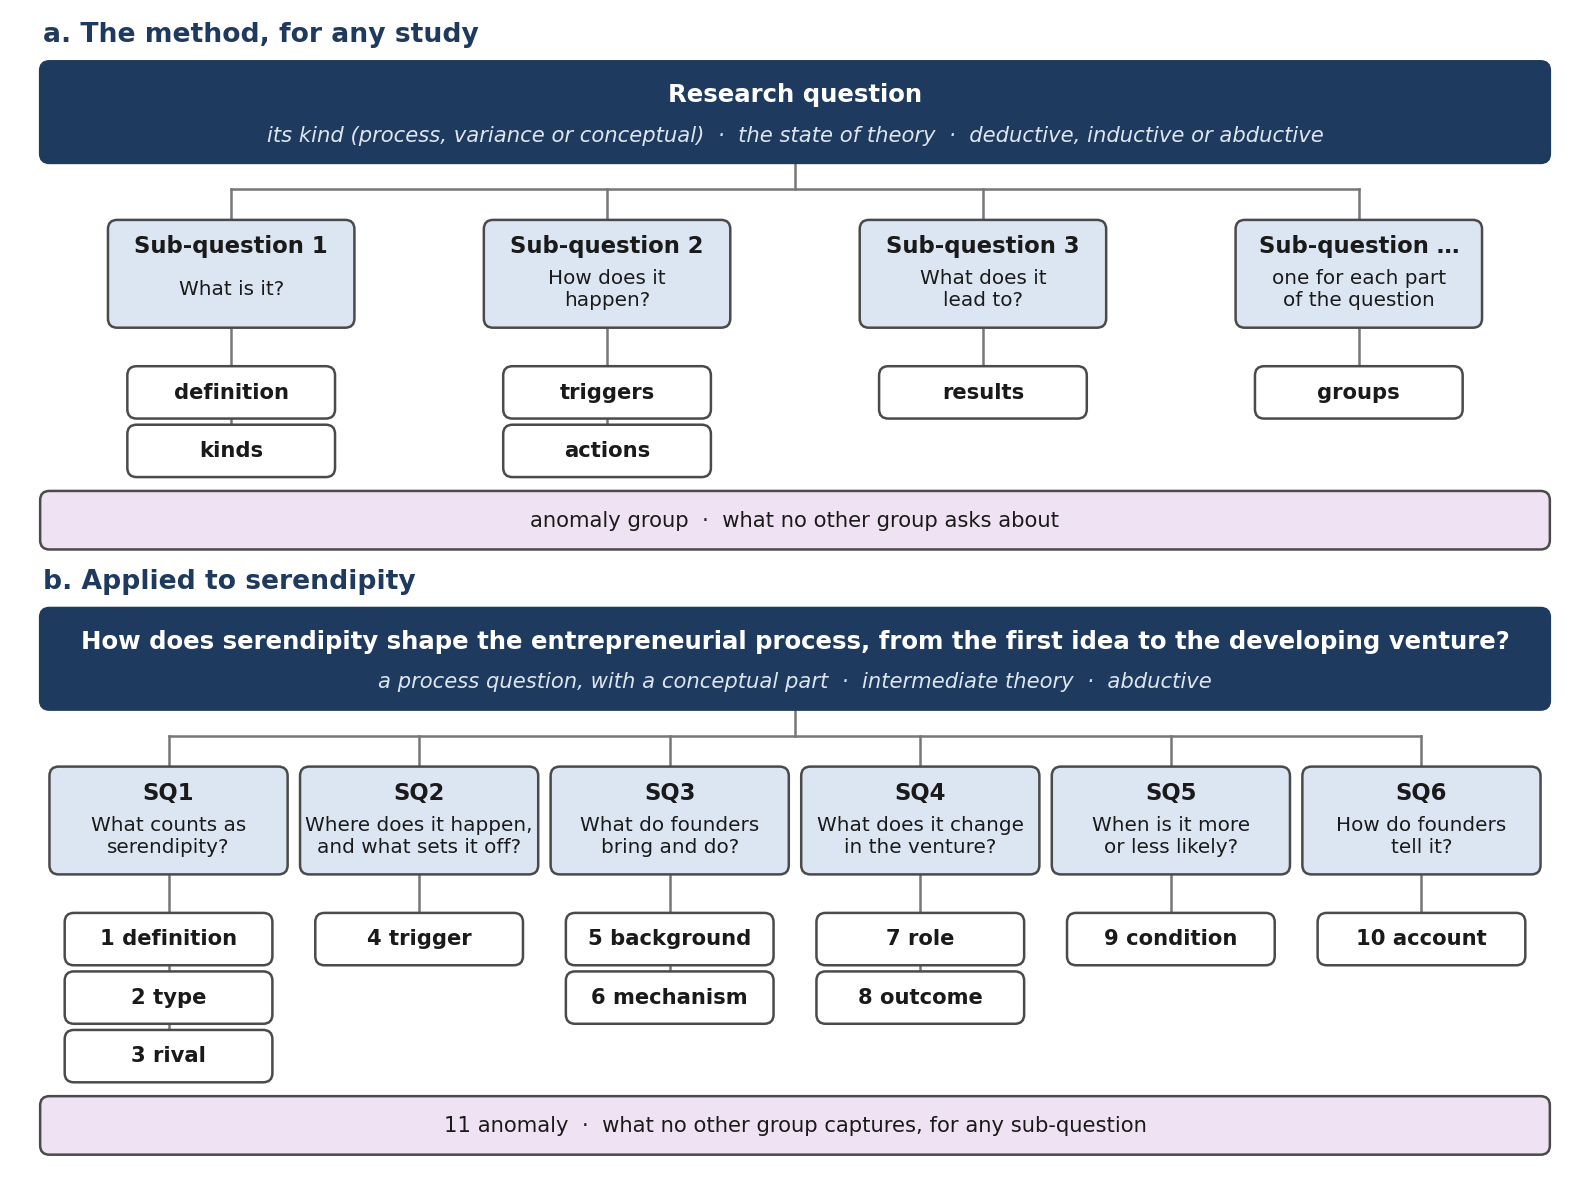

Python code for this plot:
"""Draw Stage 1: from a research question to sub-questions to analysis groups.

Usage: python tree.py tree.png   (needs matplotlib)
Panel a is the general method; panel b is the same method applied to serendipity.
"""
import sys

import matplotlib
matplotlib.use("Agg")
import matplotlib.pyplot as plt
from matplotlib.patches import FancyBboxPatch

OUT = sys.argv[1]
INK, EDGE, NAVY = "#1A1A1A", "#4A4A4A", "#1F3A5F"
SQFILL, GFILL, MISFILL = "#DCE6F2", "#FFFFFF", "#EFE3F3"

fig, ax = plt.subplots(figsize=(10, 7.45))
ax.set_xlim(0, 10); ax.set_ylim(0.1, 7.55); ax.axis("off")


def box(cx, cy, w, h, fill, text, fs, color=INK, weight="normal", ec=EDGE, style="normal"):
    ax.add_patch(FancyBboxPatch((cx - w / 2, cy - h / 2), w, h, boxstyle="round,pad=0.02,rounding_size=0.06",
                                fc=fill, ec=ec, lw=0.9))
    ax.text(cx, cy, text, ha="center", va="center", fontsize=fs, color=color, weight=weight, style=style)


def line(x0, y0, x1, y1):
    ax.plot([x0, x1], [y0, y1], color="#777777", lw=0.9, zorder=0)


def tree(top, question, note, sqs, anomaly, label):
    """One panel. top is the y of the question box; sqs is [(code, question, [groups])]."""
    ax.text(0.15, top + 0.5, label, ha="left", va="center", fontsize=9.6, weight="bold", color=NAVY)
    box(5, top, 9.7, 0.62, NAVY, "", 9, ec=NAVY)
    ax.text(5, top + 0.11, question, ha="center", va="center", fontsize=8.8, color="white", weight="bold")
    ax.text(5, top - 0.15, note, ha="center", va="center", fontsize=7.6, color="#DDE5EF", style="italic")
    n = len(sqs)
    step = 9.7 / n
    xs = [0.15 + step * (i + 0.5) for i in range(n)]
    w = min(1.55, step - 0.12)
    ysq, yg = top - 1.05, top - 1.82
    yl = top - 0.5
    line(xs[0], yl, xs[-1], yl); line(5, top - 0.31, 5, yl)
    deepest = yg
    for x, (code, q, groups) in zip(xs, sqs):
        line(x, yl, x, ysq + 0.33)
        box(x, ysq, w, 0.66, SQFILL, "", 8)
        ax.text(x, ysq + 0.18, code, ha="center", va="center", fontsize=8.2, weight="bold", color=INK)
        ax.text(x, ysq - 0.1, q, ha="center", va="center", fontsize=7.2, color=INK)
        last = yg - 0.38 * (len(groups) - 1)
        line(x, ysq - 0.33, x, last)
        for k, g in enumerate(groups):
            box(x, yg - 0.38 * k, min(1.3, w - 0.1), 0.3, GFILL, g, 7.6, weight="bold")
        deepest = min(deepest, last)
    ym = deepest - 0.45
    box(5, ym, 9.7, 0.34, MISFILL, anomaly, 7.6)
    return ym


# a. the general method
tree(6.95, "Research question",
     "its kind (process, variance or conceptual)  ·  the state of theory  ·  deductive, inductive or abductive",
     [("Sub-question 1", "What is it?", ["definition", "kinds"]),
      ("Sub-question 2", "How does it\nhappen?", ["triggers", "actions"]),
      ("Sub-question 3", "What does it\nlead to?", ["results"]),
      ("Sub-question …", "one for each part\nof the question", ["groups"])],
     "anomaly group  ·  what no other group asks about", "a. The method, for any study")

# b. applied to serendipity
tree(3.4, "How does serendipity shape the entrepreneurial process, from the first idea to the developing venture?",
     "a process question, with a conceptual part  ·  intermediate theory  ·  abductive",
     [("SQ1", "What counts as\nserendipity?", ["1 definition", "2 type", "3 rival"]),
      ("SQ2", "Where does it happen,\nand what sets it off?", ["4 trigger"]),
      ("SQ3", "What do founders\nbring and do?", ["5 background", "6 mechanism"]),
      ("SQ4", "What does it change\nin the venture?", ["7 role", "8 outcome"]),
      ("SQ5", "When is it more\nor less likely?", ["9 condition"]),
      ("SQ6", "How do founders\ntell it?", ["10 account"])],
     "11 anomaly  ·  what no other group captures, for any sub-question", "b. Applied to serendipity")

fig.savefig(OUT, dpi=200, bbox_inches="tight", facecolor="white")
print("saved", OUT)
